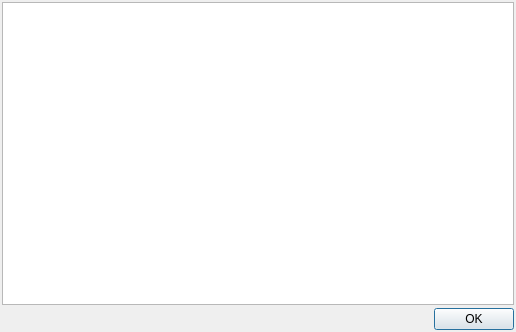
<?xml version="1.0" encoding="UTF-8"?>
<ui version="4.0">
 <class>AboutDialog</class>
 <widget class="QDialog" name="AboutDialog">
  <property name="geometry">
   <rect>
    <x>0</x>
    <y>0</y>
    <width>516</width>
    <height>332</height>
   </rect>
  </property>
  <property name="windowTitle">
   <string>About Plotlyst</string>
  </property>
  <layout class="QVBoxLayout" name="verticalLayout">
   <property name="spacing">
    <number>3</number>
   </property>
   <property name="leftMargin">
    <number>2</number>
   </property>
   <property name="topMargin">
    <number>2</number>
   </property>
   <property name="rightMargin">
    <number>2</number>
   </property>
   <property name="bottomMargin">
    <number>2</number>
   </property>
   <item>
    <widget class="QTextBrowser" name="textBrowser">
     <property name="openExternalLinks">
      <bool>true</bool>
     </property>
    </widget>
   </item>
   <item>
    <widget class="QDialogButtonBox" name="buttonBox">
     <property name="orientation">
      <enum>Qt::Horizontal</enum>
     </property>
     <property name="standardButtons">
      <set>QDialogButtonBox::Ok</set>
     </property>
    </widget>
   </item>
  </layout>
 </widget>
 <resources/>
 <connections>
  <connection>
   <sender>buttonBox</sender>
   <signal>accepted()</signal>
   <receiver>AboutDialog</receiver>
   <slot>accept()</slot>
   <hints>
    <hint type="sourcelabel">
     <x>248</x>
     <y>254</y>
    </hint>
    <hint type="destinationlabel">
     <x>157</x>
     <y>274</y>
    </hint>
   </hints>
  </connection>
  <connection>
   <sender>buttonBox</sender>
   <signal>rejected()</signal>
   <receiver>AboutDialog</receiver>
   <slot>reject()</slot>
   <hints>
    <hint type="sourcelabel">
     <x>316</x>
     <y>260</y>
    </hint>
    <hint type="destinationlabel">
     <x>286</x>
     <y>274</y>
    </hint>
   </hints>
  </connection>
 </connections>
</ui>
